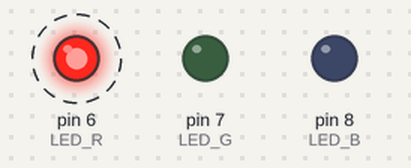
Recording of a sketch running on a simulated Arduino Uno, built with avr-gcc and run on an emulated ATmega328P. Parts: output pins drawn as LEDs (lit = HIGH). Dashed ring = blinking.

Above: at 0.12 s.
Timing chart, 0 to 3.0 s (numbered marks = the images above):
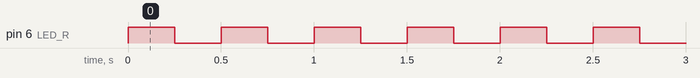

Measured:
- by itself, pin 6 (LED_R): alternates HIGH for 0.25 s and LOW for 0.25 s

The sketch:

part1_1.ino
```cpp
#define LED_R 6
#define LED_G 7
#define LED_B 8
void setup() {
  pinMode(LED_R, OUTPUT);
  pinMode(LED_G, OUTPUT);
  pinMode(LED_B, OUTPUT);

 /*---------toggle Red-------------*/
  digitalWrite(LED_G, LOW);
  digitalWrite(LED_B, LOW);

 /*---------toggle Green-------------*/
  //digitalWrite(LED_R, LOW);
  //digitalWrite(LED_B, LOW);

 /*---------toggle Blue-------------*/
  //digitalWrite(LED_R, LOW);
  //digitalWrite(LED_G, LOW);
}

int redValue = 150;
int greenValue = 200;
int blueValue = 50;

void loop() {
 /*---------toggle Red-------------*/
  digitalWrite(LED_R, HIGH);
  delay(250);
  digitalWrite(LED_R, LOW);
  delay(250);
 /*---------toggle Green-------------*/
//  digitalWrite(LED_G, HIGH);
//  delay(250);
//  digitalWrite(LED_G, LOW);
//  delay(250);
//
 /*---------toggle Blue-------------*/
//  digitalWrite(LED_B, HIGH);
//  delay(250);
//  digitalWrite(LED_B, LOW);
//  delay(250);

 /*---------toggle white-------------*/
//  digitalWrite(LED_R, HIGH);
//  digitalWrite(LED_G, HIGH);
//  digitalWrite(LED_B, HIGH);
//  delay(250);
//  digitalWrite(LED_R, LOW);
//  digitalWrite(LED_G, LOW);
//  digitalWrite(LED_B, LOW);
//  delay(250);
 /*---------toggle colors-------------*/
//  analogWrite(LED_R, redValue);
//  analogWrite(LED_G, greenValue);
//  analogWrite(LED_B, blueValue);
//  delay(250);
//  analogWrite(LED_R, LOW);
//  analogWrite(LED_G, LOW);
//  analogWrite(LED_B, LOW);
//  delay(250);
}
```
